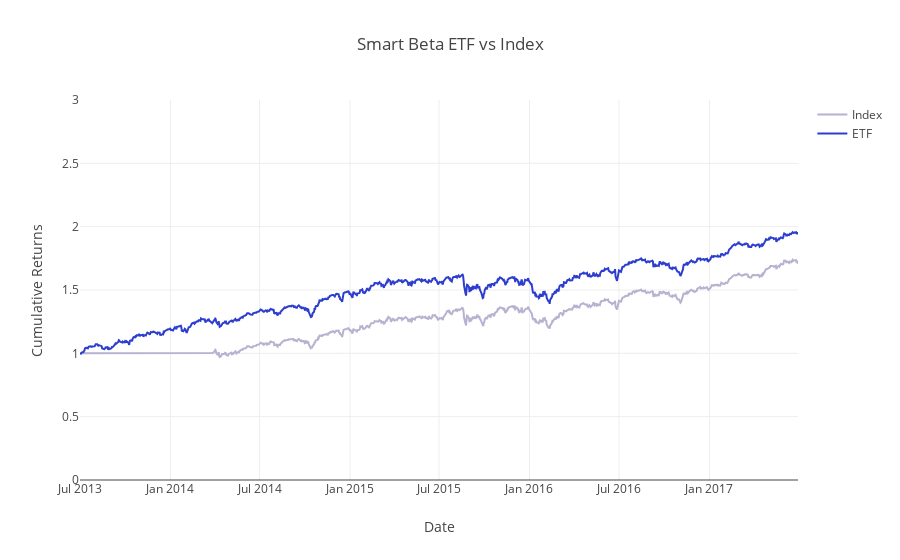

Write notebook code for a chart like this one.
### Markdown cell above
### View Data
Let's generate the ETF and index cumulative returns using `calculate_cumulative_returns` and compare the two.

### Code cell
index_weighted_cumulative_returns = calculate_cumulative_returns(index_weighted_returns)
etf_weighted_cumulative_returns = calculate_cumulative_returns(etf_weighted_returns)
project_helper.plot_benchmark_returns(index_weighted_cumulative_returns, etf_weighted_cumulative_returns, 'Smart Beta ETF vs Index')

### Figure 1 — Plotly figure (JSON) as saved in the notebook; plotly's stock layout.template omitted (floating-point values rounded to 4 significant figures; data arrays with more than 128 entries replaced by an {"elided": "..."} marker saying what was removed)
{"data": [{"line": {"color": "#B6B2CF"}, "name": "Index", "type": "scatter", "uid": "8ae27f56-20da-4e90-8e1c-8659a0319646", "x": {"elided": "1009 str values"}, "y": {"elided": "1009 float values"}}, {"line": {"color": "#2D3ECF"}, "name": "ETF", "type": "scatter", "uid": "eacdec9b-ee9a-464c-a970-9ff5372201e7", "x": {"elided": "1009 str values"}, "y": {"elided": "1009 float values"}}], "layout": {"title": {"text": "Smart Beta ETF vs Index"}, "xaxis": {"title": {"text": "Date"}}, "yaxis": {"range": [0, 3], "title": {"text": "Cumulative Returns"}}}}
